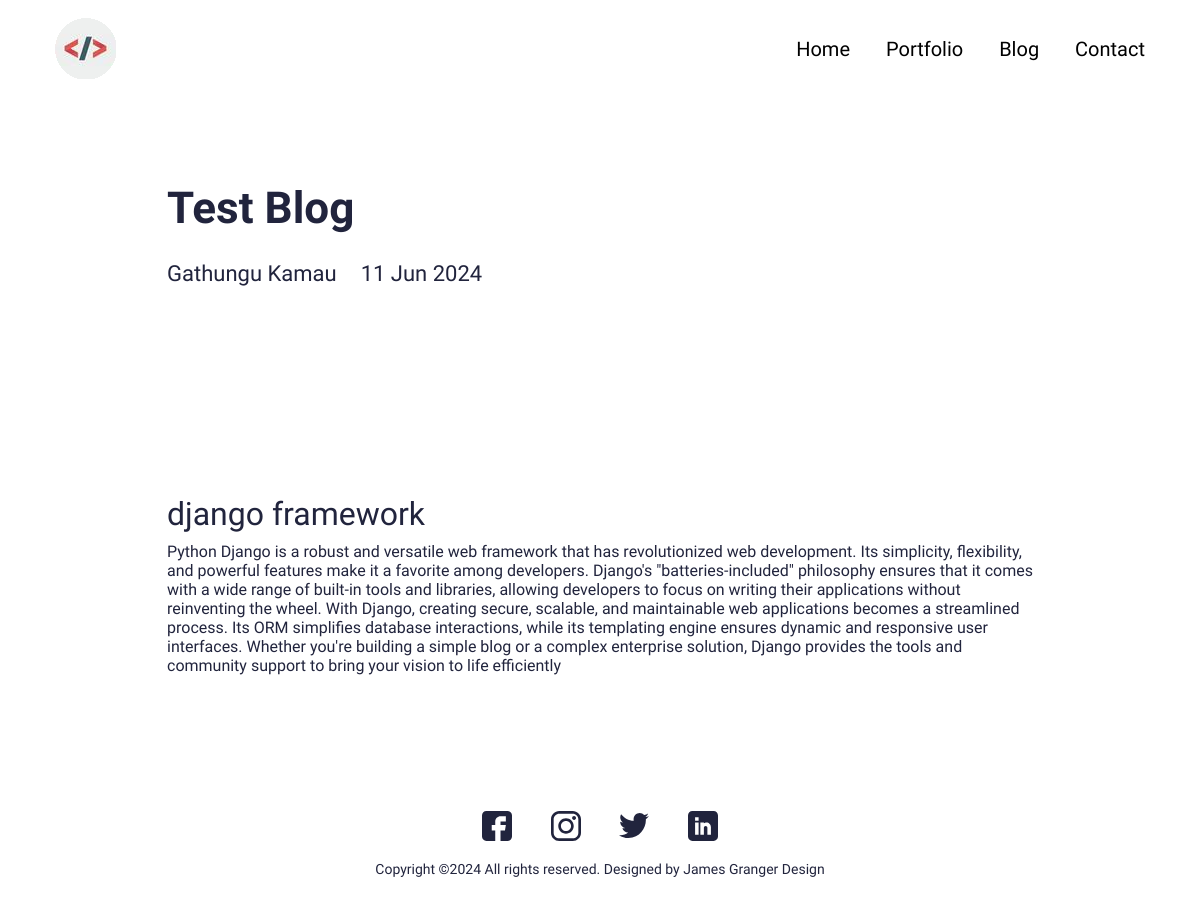
The page /blog/test-blog on the database its author committed.
### main/models.py (models this page shows, shortened)
class Blog(models.Model):
    class Meta:
        verbose_name_plural = 'Blog Profiles'
        verbose_name = 'Blog'
        ordering = ["timestamp"]
    timestamp = models.DateTimeField(auto_now_add=True)
    author = models.CharField(max_length=200, blank=True, null=True)
    name = models.CharField(max_length=200, blank=True, null=True)
    description = models.CharField(max_length=500, blank=True, null=True)
    body = RichTextField(blank=True, null=True)
    slug = models.SlugField(null=True, blank=True)
    image = models.ImageField(blank=True, null=True, upload_to="blog")
    is_active = models.BooleanField(default=True)

### main/views.py (the view)
# urls.py: path('blog/<slug:slug>', views.BlogDetailView.as_view(), name="blog"),
class BlogDetailView(generic.DetailView):
	model = Blog
	template_name = "main/blog-detail.html"

### resume/contex_processors.py (called while the page is built)
def project_contex(request):
    contex = {
        'me': User.objects.first(),
    }
    return contex

### main/templates/main/blog-detail.html (shortened to what this page needs)
{% extends 'main/base.html' %}
{% load static %}
{% block content %}
<section>
  <div class="innerPageBannerCol">
    <div class="container">
      <div class="row g-4 g-md-3  align-items-center">
        <div class="col-md-6">
          <div class="bannerContent">
            <h1 class="xlTitle pb-md-3">{{object.name|title}}</h1>
          </div>
        </div>
      </div>
      <div class="row">
        <div class="col-md-auto">
          <div class="authorCol">
            <h4 class="smTitle pb-3">{{object.author|title}}</h4>
          </div>
        </div>
        <div class="col-md">
          <h4 class="smTitle pb-3">{{object.timestamp.date}}</h4>
        </div>
      </div>
    </div>
  </div>
</section>
<section>
  <div class="sectionSpaceSm">
    <div class="container">
      {{object.body|safe}}
    </div>
  </div>
</section>
{% endblock %}

### static/css/style.css (style rules this page uses)
:root { --primaryColor: #9C07B6; --primaryDarkColor: #3D0048; --primaryHoverColor: #900AA8; --secondaryColor: #F9B000; --baseColor: #21243D; --baseFont: 'Heebo', sans-serif; --titleFont: 'Courier Prime', monospace; --regular: 400; --medium: 500; --bold: 700; --black: 900; --lightBg: #F1F1F1; }
html { scroll-behavior: smooth; }
body { font-family: var(--baseFont); color: var(--baseColor); line-height: normal; }
.xlTitle { font-size: 44px; line-height: 1.3; font-weight: var(--bold); font-family: var(--titleFont) }
.smTitle { font-size: 22px; line-height: normal; font-weight: var(--regular); font-family: var(--titleFont) }
.sectionSpaceSm { padding: 35px 0; }
.innerPageBannerCol { padding: 180px 0 150px; }
@media (min-width:992px) { .container, .container-lg, .container-md, .container-sm, .container-xl, .container-xxl { max-width: 890px; } }

### rows shown on the page
Blog: name "Test Blog", author "Gathungu Kamau", timestamp "11 Jun 2024", body "django framework Python Django is a robust and versatile web framework that has revolutionized web development. Its simplicity, flexibility, and powerful features make it a favorite among developers. Django's \"batteries-included\" philosophy ensures that it comes with a wide range of built-in tools and libraries, allowing developers to focus on writing their applications without reinventing the wheel. With Django, creating secure, scalable, and maintainable web applications becomes a streamlined process. Its ORM simplifies database interactions, while its templating engine ensures dynamic and responsive user interfaces. Whether you're building a simple blog or a complex enterprise solution,…"
